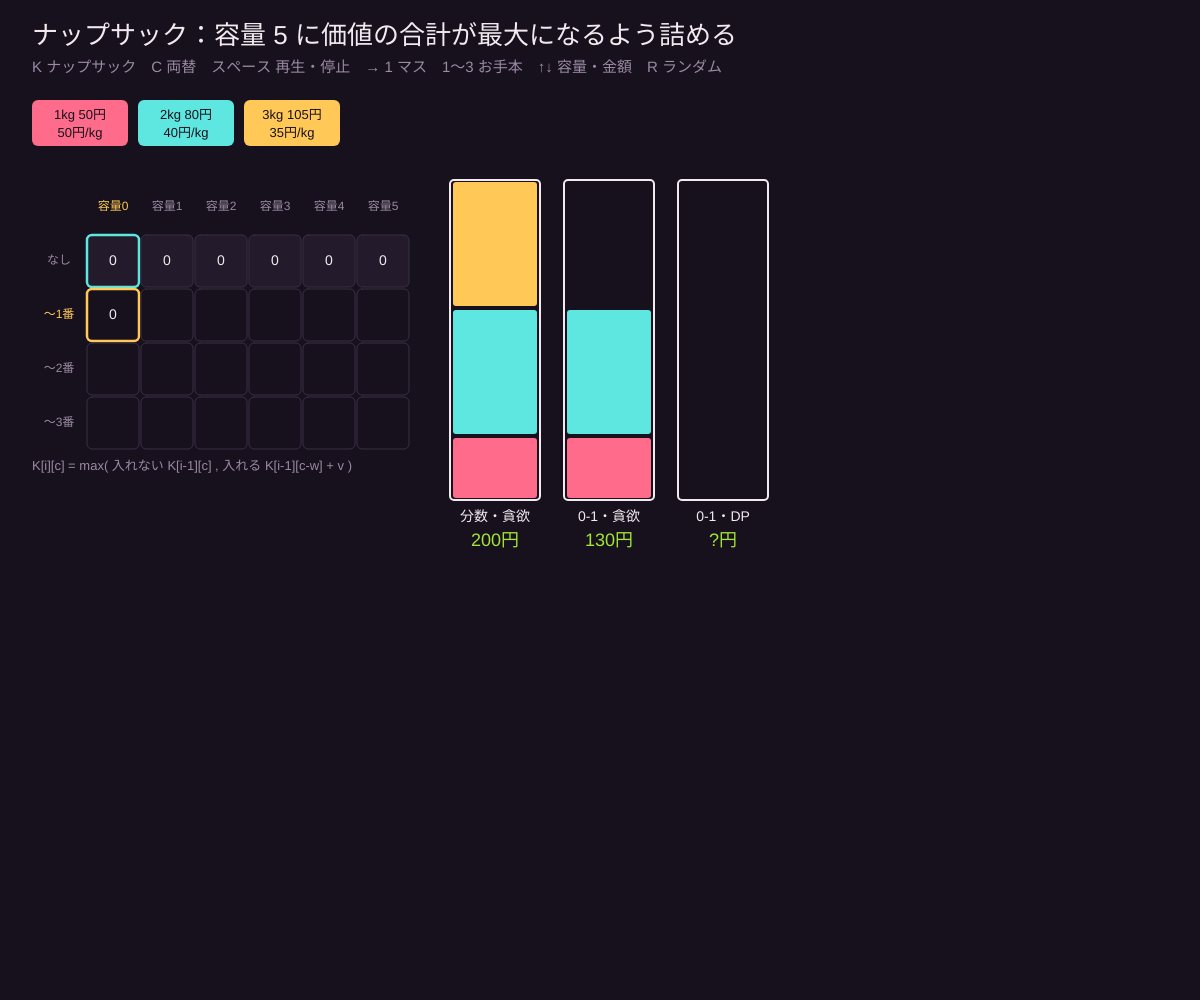
Frame 1 (no input)
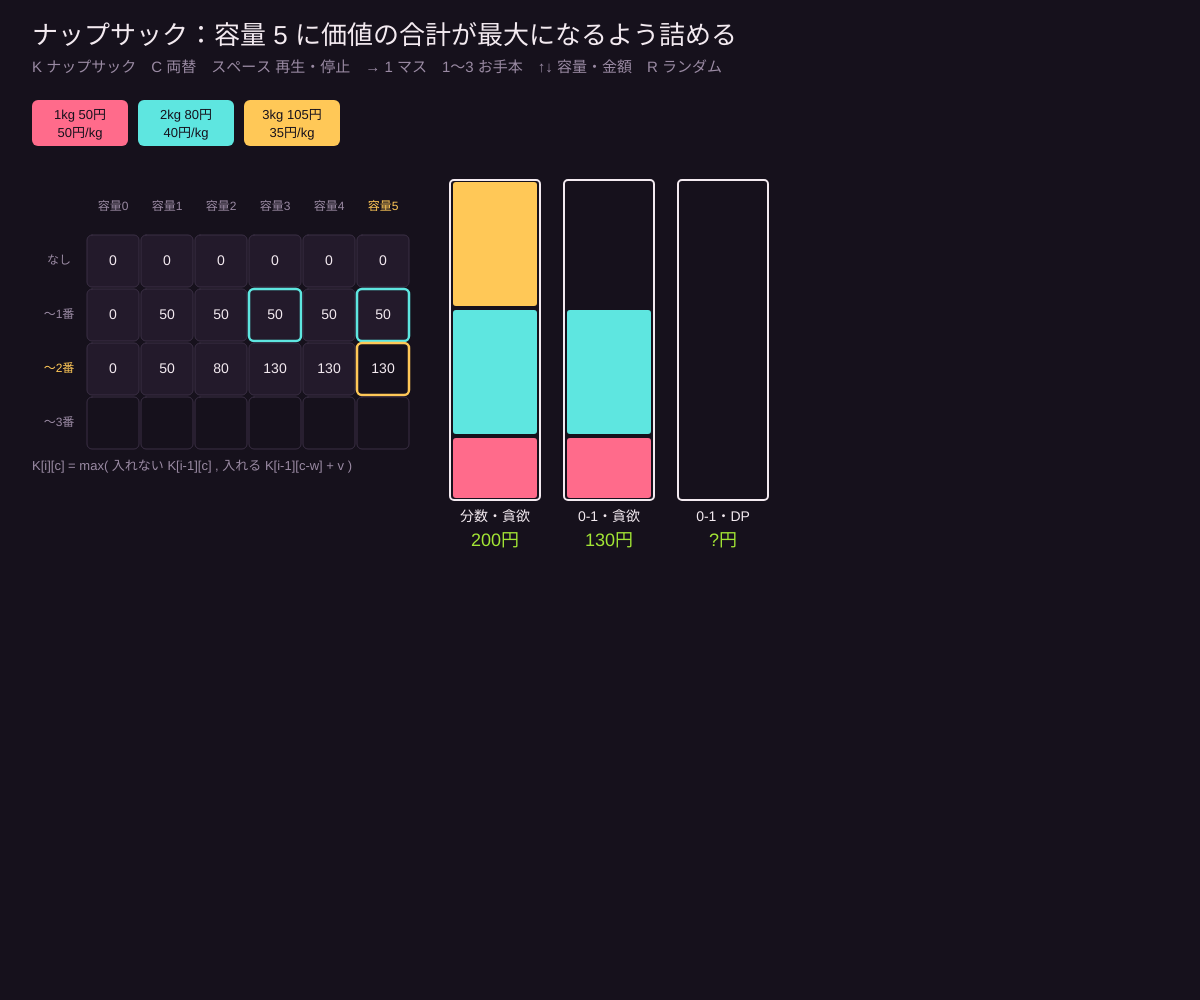
Frame 60 (no input)
Frame 120 (the mouse pressed at the canvas centre since frame 60): identical to frame 60, image omitted

The p5.js sketch that drew these frames (run headless with seeded random() and noise() and a simulated clock; from frame 60 on, the mouse is pressed at the canvas centre):

// p5.js sketch
// ── sketch.js
// ============================================
// 07 貪欲法が勝つとき・負けるとき：ナップサックと両替
// 粉のように分けられる荷物（分数ナップサック）なら「重さあたりの価値が高い順」の貪欲法で最適
// でも分けられない荷物（0-1 ナップサック）や、変わった硬貨での両替では貪欲法が失敗する → DP で解く
// K = ナップサック / C = 両替 / スペース = 再生・停止 / → = 1 マス / 1〜3 = お手本 / ↑↓ = 容量・金額 / R = ランダム
// ============================================

let items = [{ w: 1, v: 50 }, { w: 2, v: 80 }, { w: 3, v: 105 }];   // ★ 荷物（重さ kg と価値 円）。容量 5 なら分数 200 円、0-1 貪欲 130 円、0-1 最適 185 円
let W = 5;                     // ★ ナップサックの容量
let coins = [1, 3, 4];         // ★ 硬貨の種類
let amount = 6;                // ★ 両替する金額

let mode = 'K', K, take, C, from, filled = 0, playing = true;

const BG = '#16111c', PANEL = '#231a2b', FG = '#f3eaf0', MUTED = '#9a8aa3';
const RASP = '#ff6b8b', CYAN = '#5ee6e0', AMBER = '#ffc857', LIME = '#a3e635';
const ITEMCOL = ['#ff6b8b', '#5ee6e0', '#ffc857', '#a3e635', '#c792ff', '#ff9e57'];

function setup() {
  createCanvas(windowWidth, windowHeight);
  restart();
}

function restart() {
  filled = 0;
  if (mode === 'K') {
    let n = items.length;
    K = []; take = [];
    for (let i = 0; i <= n; i++) { K.push(new Array(W + 1).fill(0)); take.push(new Array(W + 1).fill(false)); }
    for (let i = 1; i <= n; i++) for (let c = 0; c <= W; c++) {
      K[i][c] = K[i - 1][c];
      if (items[i - 1].w <= c && K[i - 1][c - items[i - 1].w] + items[i - 1].v > K[i][c]) { K[i][c] = K[i - 1][c - items[i - 1].w] + items[i - 1].v; take[i][c] = true; }
    }
  } else {
    C = new Array(amount + 1).fill(Infinity); from = new Array(amount + 1).fill(0); C[0] = 0;
    for (let a = 1; a <= amount; a++) for (let c of coins) if (c <= a && C[a - c] + 1 < C[a]) { C[a] = C[a - c] + 1; from[a] = c; }
  }
}

function draw() {
  background(BG);
  noStroke(); fill(FG); textAlign(LEFT, TOP); textSize(26);
  fill(MUTED); textSize(15);
  text('K ナップサック　C 両替　スペース 再生・停止　→ 1 マス　1〜3 お手本　↑↓ 容量・金額　R ランダム', 32, 60);
  if (mode === 'K') drawKnapsack(); else drawCoins();
}

// ---------------- ナップサック ----------------
function drawKnapsack() {
  let n = items.length, total = n * (W + 1);
  if (playing) filled = min(total + 1, filled + max(0.2, total / 240));
  let shown = floor(filled);
  fill(FG); textSize(26); textAlign(LEFT, TOP);
  text(`ナップサック：容量 ${W} に価値の合計が最大になるよう詰める`, 32, 24);

  // 荷物
  let x = 32;
  for (let k = 0; k < n; k++) {
    let it = items[k];
    let bw2 = max(96, 40 + it.w * 16);
    fill(ITEMCOL[k % 6]); rect(x, 100, bw2, 46, 6);
    fill(BG); textSize(13); textAlign(CENTER, CENTER);
    text(`${it.w}kg ${it.v}円`, x + bw2 / 2, 115);
    text(`${(it.v / it.w).toFixed(0)}円/kg`, x + bw2 / 2, 133);
    x += bw2 + 10;
  }

  // DP 表
  let cell = min(54, (width * 0.6) / (W + 2), (height - 300) / (n + 2));
  let x0 = 32, y0 = 180;
  let ci = -1, cc = -1;
  if (shown < total) { ci = floor(shown / (W + 1)) + 1; cc = shown % (W + 1); }
  textSize(12); textAlign(CENTER, CENTER);
  for (let c = 0; c <= W; c++) { fill(c === cc ? AMBER : MUTED); text(`容量${c}`, x0 + (c + 1) * cell + cell / 2, y0 + cell / 2); }
  for (let i = 0; i <= n; i++) { fill(i === ci ? AMBER : MUTED); text(i === 0 ? 'なし' : `〜${i}番`, x0 + cell / 2, y0 + (i + 1) * cell + cell / 2); }
  let path = {};
  if (shown >= total) { let c = W; for (let i = n; i >= 1; i--) { path[i + ',' + c] = true; if (take[i][c]) c -= items[i - 1].w; } }
  for (let i = 0; i <= n; i++) for (let c = 0; c <= W; c++) {
    let idx = (i - 1) * (W + 1) + c, vis = i === 0 || idx < shown, cur = i === ci && c === cc;
    let dep = ci > 0 && i === ci - 1 && (c === cc || (c === cc - items[ci - 1].w));
    stroke(cur ? AMBER : dep ? CYAN : '#3a2f44'); strokeWeight(cur || dep ? 2.5 : 1);
    fill(path[i + ',' + c] ? (take[i][c] ? '#5f7f1e' : '#4a3d56') : vis ? PANEL : BG);
    rect(x0 + (c + 1) * cell + 1, y0 + (i + 1) * cell + 1, cell - 2, cell - 2, 5);
    if (vis || cur) { noStroke(); fill(FG); textSize(min(14, cell * 0.3)); text(K[i][c], x0 + (c + 1) * cell + cell / 2, y0 + (i + 1) * cell + cell / 2); }
  }
  noStroke(); fill(MUTED); textSize(13); textAlign(LEFT, TOP);
  text('K[i][c] = max( 入れない K[i-1][c] , 入れる K[i-1][c-w] + v )', x0, y0 + (n + 2) * cell + 10);

  // 3 つの詰め方
  let px = x0 + (W + 2) * cell + 40, pw = width - px - 30;
  let ratio = items.map((it, k) => k).sort((a, b) => items[b].v / items[b].w - items[a].v / items[a].w);
  let frac = [], room = W, fv = 0;
  for (let k of ratio) { let t = min(1, room / items[k].w); if (t > 0) { frac.push([k, t]); room -= t * items[k].w; fv += t * items[k].v; } }
  let g01 = [], room2 = W, gv = 0;
  for (let k of ratio) if (items[k].w <= room2) { g01.push([k, 1]); room2 -= items[k].w; gv += items[k].v; }
  let dp = [], c = W;
  for (let i = n; i >= 1; i--) if (take[i][c]) { dp.push([i - 1, 1]); c -= items[i - 1].w; }
  let bags = [['分数・貪欲', frac, fv], ['0-1・貪欲', g01, gv], ['0-1・DP', shown >= total ? dp : [], shown >= total ? K[n][W] : '?']];
  let bw = min(90, pw / 3 - 20), bh = min(320, height - 280), unit = bh / W;
  for (let b = 0; b < 3; b++) {
    let bx = px + b * (bw + 24), byy = 180;
    stroke(FG); strokeWeight(2); noFill(); rect(bx, byy, bw, bh, 4);
    let yy = byy + bh;
    noStroke();
    for (let [k, t] of bags[b][1]) { let h = items[k].w * t * unit; fill(ITEMCOL[k % 6]); rect(bx + 3, yy - h + 2, bw - 6, h - 4, 3); yy -= h; }
    fill(FG); textAlign(CENTER, TOP); textSize(14);
    text(bags[b][0], bx + bw / 2, byy + bh + 10);
    fill(b === 1 && shown >= total && gv < K[n][W] ? RASP : LIME); textSize(18);
    text(`${typeof bags[b][2] === 'number' ? round(bags[b][2]) : bags[b][2]}円`, bx + bw / 2, byy + bh + 32);
  }
}

// ---------------- 両替 ----------------
function drawCoins() {
  let total = amount;
  if (playing) filled = min(total + 1, filled + 0.12);
  let shown = floor(filled);
  fill(FG); textSize(26); textAlign(LEFT, TOP);
  text(`両替：${amount} 円を硬貨 {${coins.join(', ')}} の最少枚数で`, 32, 24);

  let cw = min(64, (width - 64) / (amount + 1)), y0 = 150;
  for (let a = 0; a <= amount; a++) {
    let x = 32 + a * cw, vis = a <= shown, cur = a === shown && shown <= amount;
    stroke(cur ? AMBER : '#3a2f44'); strokeWeight(cur ? 3 : 1);
    fill(vis ? PANEL : BG); rect(x + 2, y0, cw - 4, cw - 4, 6);
    noStroke(); fill(MUTED); textSize(11); textAlign(CENTER, BOTTOM); text(`${a}円`, x + cw / 2, y0 - 4);
    if (vis) { fill(FG); textSize(min(18, cw * 0.35)); textAlign(CENTER, CENTER); text(C[a] === Infinity ? '×' : C[a], x + cw / 2, y0 + cw / 2 - 2); }
    if (cur && a > 0) for (let c of coins) if (c <= a) {
      let sx = 32 + (a - c) * cw + cw / 2, ex = x + cw / 2;
      noFill(); stroke(c === from[a] ? LIME : '#6b5a78'); strokeWeight(c === from[a] ? 3 : 1.5);
      bezier(sx, y0 + cw, sx, y0 + cw + 30 + c * 6, ex, y0 + cw + 30 + c * 6, ex, y0 + cw);
      noStroke(); fill(c === from[a] ? LIME : MUTED); textSize(11); textAlign(CENTER, TOP); text(`+${c}`, (sx + ex) / 2, y0 + cw + 24 + c * 4.5);
    }
  }
  noStroke(); fill(MUTED); textSize(14); textAlign(LEFT, TOP);
  text('C[a] = 1 + min( C[a - 硬貨] )　─ 最後に使う硬貨を全部ためす', 32, y0 + cw + 80);

  // 貪欲と DP の比較
  let greedy = [], rest = amount;
  for (let c of [...coins].sort((a, b) => b - a)) while (rest >= c) { greedy.push(c); rest -= c; }
  let opt = [], a = amount;
  if (C[amount] !== Infinity) while (a > 0) { opt.push(from[a]); a -= from[a]; }
  let yy = y0 + cw + 130;
  for (let [label, arr, col] of [['貪欲（大きい硬貨から）', greedy, rest > 0 ? RASP : AMBER], ['DP（最少枚数）', shown > amount ? opt : [], LIME]]) {
    fill(FG); textSize(16); textAlign(LEFT, CENTER); text(label, 32, yy + 26);
    let x = 260;
    for (let c of arr) { fill(col); circle(x, yy + 26, 30 + c * 2); fill(BG); textAlign(CENTER, CENTER); textSize(13); text(c, x, yy + 26); x += 40 + c * 2; }
    fill(col); textAlign(LEFT, CENTER); textSize(16);
    text(label.startsWith('貪欲') && rest > 0 ? '払えない！' : arr.length ? `${arr.length} 枚` : '', x + 10, yy + 26);
    yy += 80;
  }
}

function keyPressed() {
  if (key === 'k' || key === 'K') { mode = 'K'; restart(); }
  if (key === 'c' || key === 'C') { mode = 'C'; restart(); }
  if (key === ' ') playing = !playing;
  if (key === RIGHT_ARROW) { playing = false; filled = floor(filled) + 1; }
  if (key === UP_ARROW) { if (mode === 'K') W = min(20, W + 1); else amount = min(40, amount + 1); restart(); }
  if (key === DOWN_ARROW) { if (mode === 'K') W = max(1, W - 1); else amount = max(1, amount - 1); restart(); }
  if (mode === 'K') {
    if (key === '1') { items = [{ w: 1, v: 50 }, { w: 2, v: 80 }, { w: 3, v: 105 }]; W = 5; }
    if (key === '2') { items = [{ w: 5, v: 10 }, { w: 4, v: 40 }, { w: 6, v: 30 }, { w: 3, v: 50 }]; W = 10; }
    if (key === '3') { items = [{ w: 2, v: 3 }, { w: 3, v: 4 }, { w: 4, v: 5 }, { w: 5, v: 6 }, { w: 9, v: 10 }]; W = 13; }
    if (key === 'r' || key === 'R') { items = []; let k = floor(random(3, 7)); for (let a = 0; a < k; a++) items.push({ w: floor(random(1, 7)), v: floor(random(2, 20)) * 5 }); W = floor(random(6, 16)); }
  } else {
    if (key === '1') { coins = [1, 5, 10, 25]; amount = 30; }   // アメリカの硬貨：貪欲で最適
    if (key === '2') { coins = [1, 3, 4]; amount = 6; }         // 貪欲 4+1+1、最適 3+3
    if (key === '3') { coins = [1, 7, 10]; amount = 14; }       // 貪欲 10+1+1+1+1、最適 7+7
    if (key === 'r' || key === 'R') { coins = [1]; while (coins.length < 3) { let c = floor(random(2, 13)); if (!coins.includes(c)) coins.push(c); } coins.sort((a, b) => a - b); amount = floor(random(10, 30)); }
  }
  if (['1', '2', '3', 'r', 'R'].includes(key)) { restart(); playing = true; }
}

function mousePressed() { playing = !playing; }
function windowResized() { resizeCanvas(windowWidth, windowHeight); }
